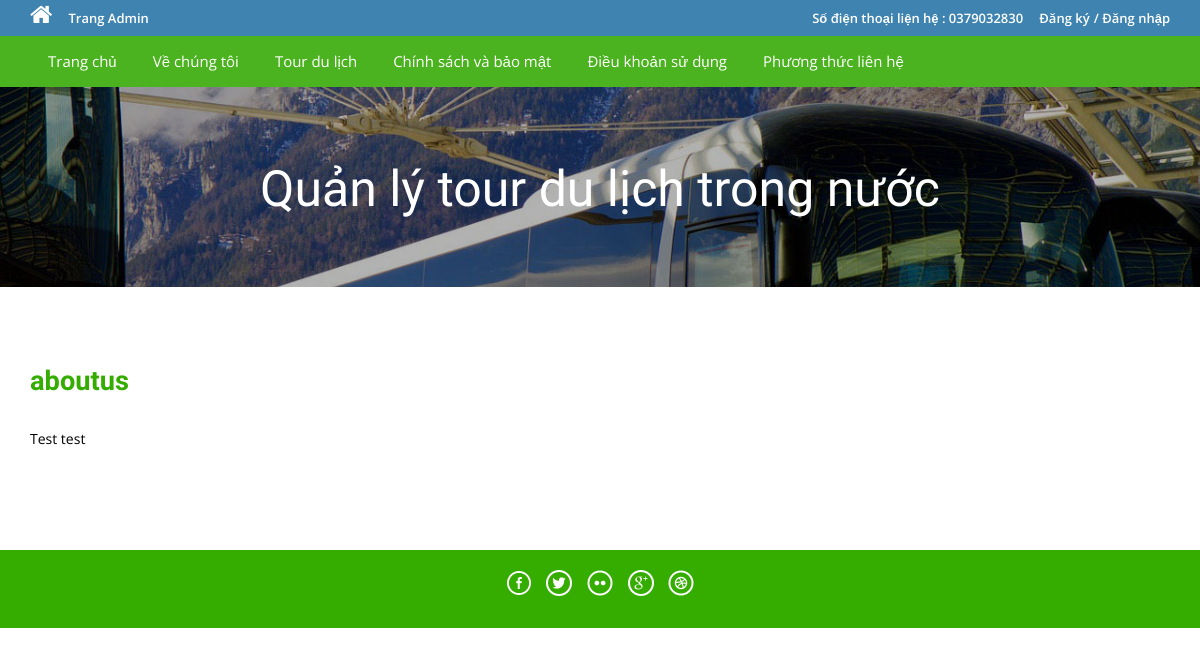
Page /page.php?type=aboutus on the earlier database version.
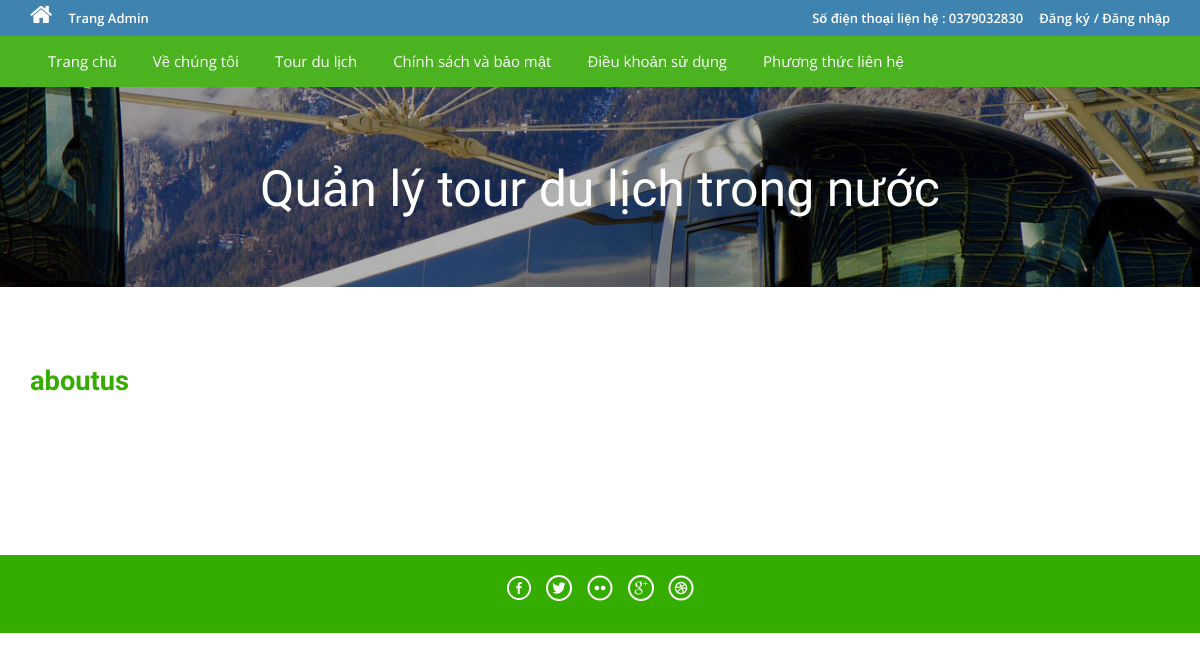
Same page on the later database version.
### tables this page shows
CREATE TABLE `tblpages` (
  `id` int(11) NOT NULL,
  `type` varchar(255) NOT NULL DEFAULT '',
  `detail` longtext NOT NULL
);

### page.php (the view, shortened to what this page needs)
<?php
	include('includes/config.php');
?>
<!DOCTYPE HTML>
<html>
	<head>
		<link href="css/bootstrap.css" rel='stylesheet' type='text/css' />
		<link href="css/style.css" rel='stylesheet' type='text/css' />
		<link href="css/font-awesome.css" rel="stylesheet">
	</head>
	<body>
		<div class="top-header">
			<?php include('includes/header.php');?>
			<div class="banner-1 ">
				<div class="container">
					<h1 class="wow zoomIn animated animated" data-wow-delay=".5s" style="visibility: visible; animation-delay: 0.5s; animation-name: zoomIn;">Quản lý tour du lịch trong nước</h1>
				</div>
			</div>
			<div class="privacy">
				<div class="container">
					<?php
						$pagetype=$_GET['type'];
						$sql = "SELECT type,detail from tblpages where type=:pagetype";
						$query = $dbh -> prepare($sql);
						$query->bindParam(':pagetype',$pagetype,PDO::PARAM_STR);
						$query->execute();
						$results=$query->fetchAll(PDO::FETCH_OBJ);
						if($query->rowCount() > 0){
							foreach($results as $result){
					?>
						<h3 class="wow fadeInDown animated animated" data-wow-delay=".5s" style="visibility: visible; animation-delay: 0.5s; animation-name: fadeInDown;"><?php echo $_GET['type'] ?></h3>
						<p><?php echo $result->detail; ?></p>
				<?php } }?>
			</div>
		</div>
		<?php include('includes/footer.php');?>
	</body>
</html>

Differences in the rows shown:
changed tblpages: detail "Test test" → (not shown)
